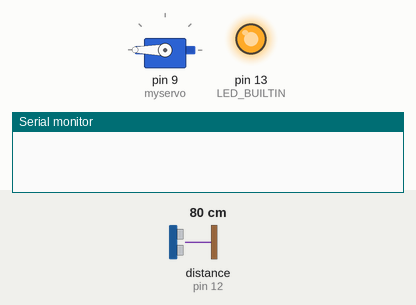
Simulated run of this sketch. Board: Arduino Uno, built with avr-gcc and run on an emulated ATmega328P. Shown: servo, output pins drawn as LEDs (lit = HIGH), the last lines printed to the serial monitor. The test bench sets the inputs (shaded band); at power-on: distance to the obstacle (sensor on pin 12) 80 cm.

Above: at 1.2 s.
1.3 s: distance to the obstacle (sensor on pin 12) set to 22 cm
2.8 s: distance to the obstacle (sensor on pin 12) set to 18 cm
At 3.8 s:
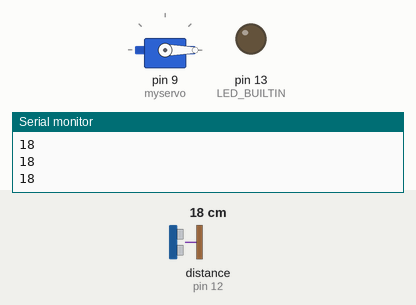
4.3 s: distance to the obstacle (sensor on pin 12) set to 35 cm
At 5.1 s:
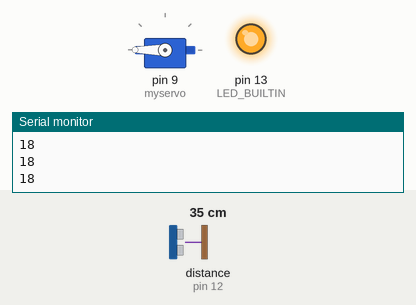
5.8 s: distance to the obstacle (sensor on pin 12) set to 2 cm
At 7.1 s:
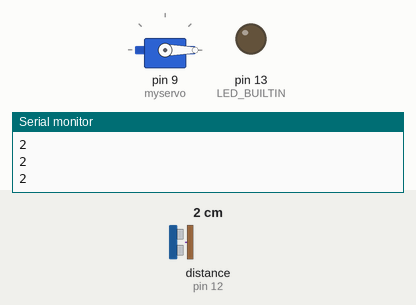
Timing chart, 0 to 8.3 s (numbered marks = the images above; inputs shaded):
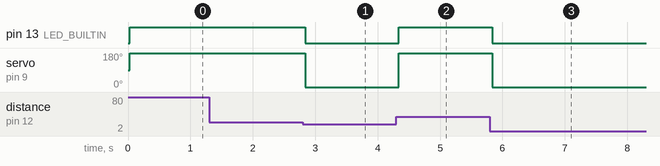

The sketch:

Servo_SensDistanza.ino
```cpp
#include "SR04.h"
#include <Servo.h>
SR04 sr04 = SR04(11, 12);

int posServo = 0;
Servo myservo;
int distanza;
void setup() {
  // put your setup code here, to run once:
  pinMode(LED_BUILTIN, OUTPUT);
  myservo.attach(9);
  Serial.begin(9600);
}

void loop() {
  // put your main code here, to run repeatedly:
  distanza = sr04.Distance();
  if (distanza < 20) {
    myservo.write(0);
    //    delay(100);
    Serial.println(distanza);
    digitalWrite(LED_BUILTIN, LOW);
  }
  else {
    myservo.write(180);
    digitalWrite(LED_BUILTIN, HIGH);
  }
}
```

Measured:
- the behaviour switches between 20 and 19 cm on distance to the obstacle (sensor on pin 12) (found by bisection; images 0 and 1)
- after the input at 1.3 s, every drawn part: stays the same
- after the input at 2.8 s, pin 13 (LED_BUILTIN): HIGH → LOW at once; servo on pin 9 (myservo): 180° → 0° at once
- after the input at 4.3 s, pin 13 (LED_BUILTIN): LOW → HIGH at once; servo on pin 9 (myservo): 0° → 180° at once
- after the input at 5.8 s, pin 13 (LED_BUILTIN): HIGH → LOW at once; servo on pin 9 (myservo): 180° → 0° at once
